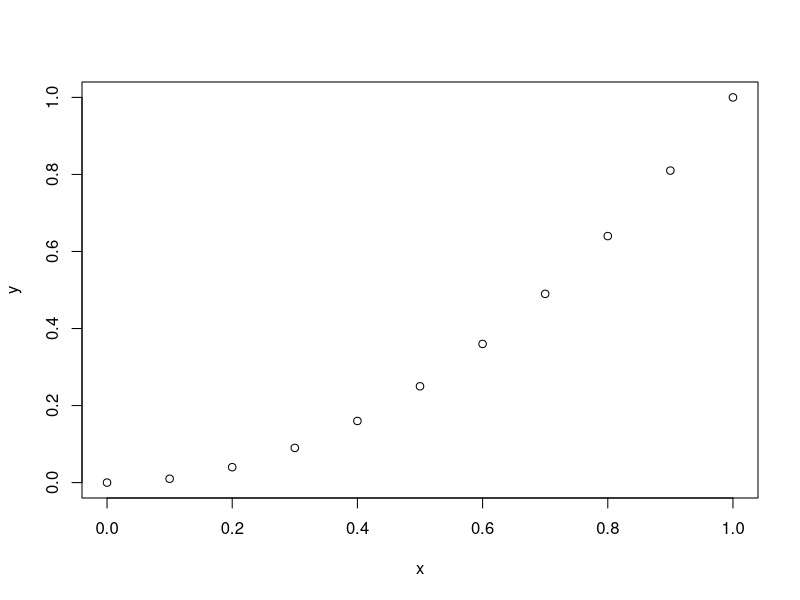
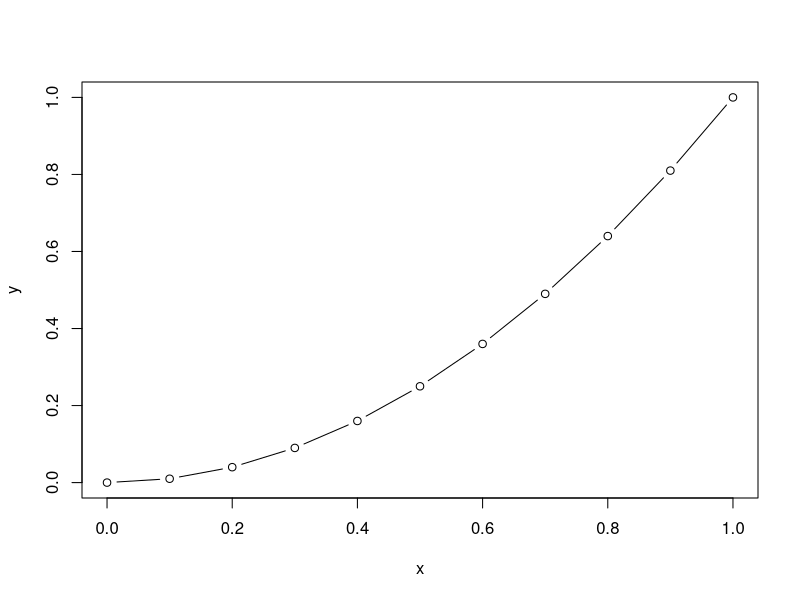
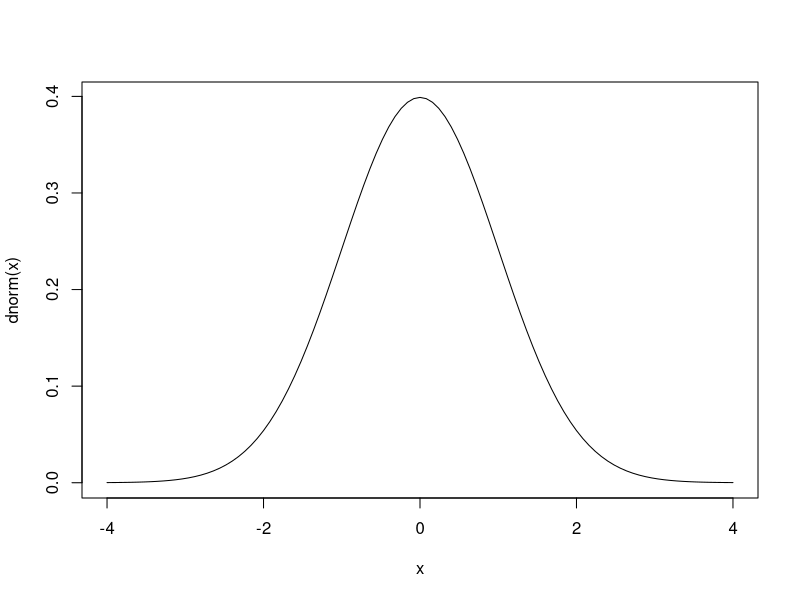
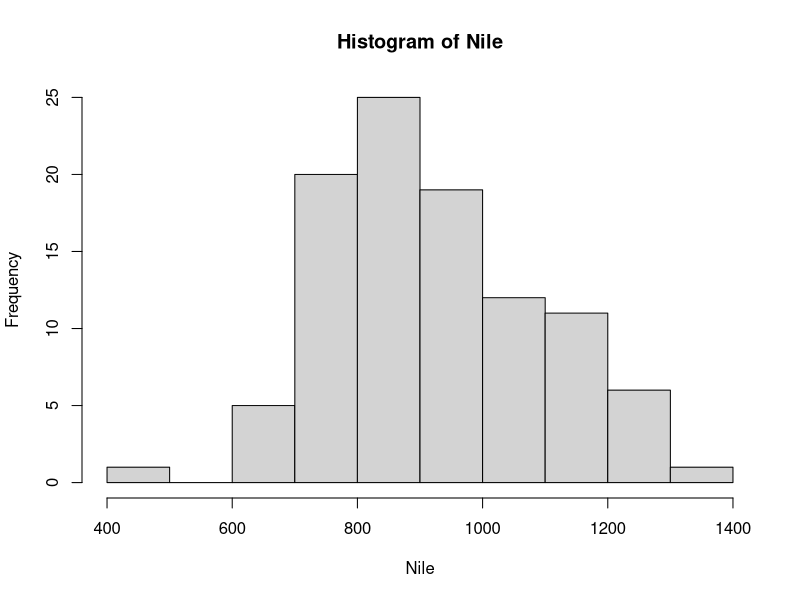
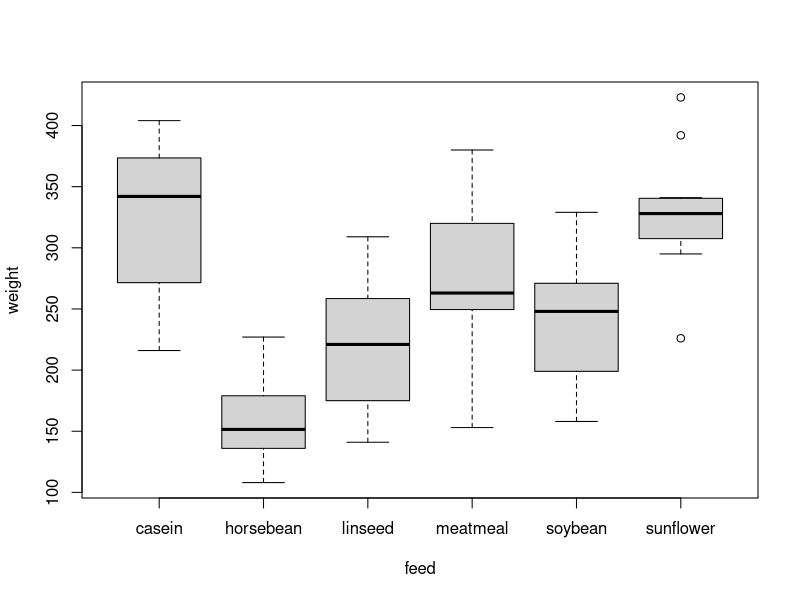
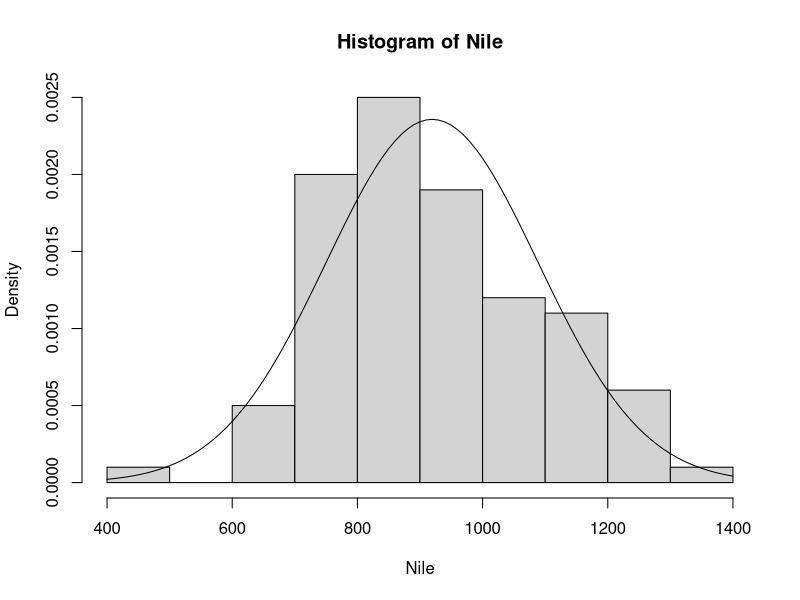
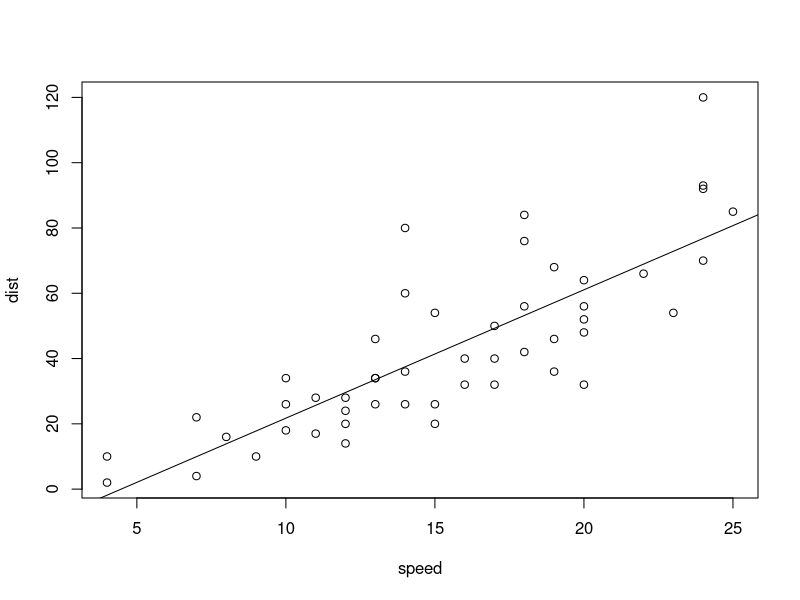
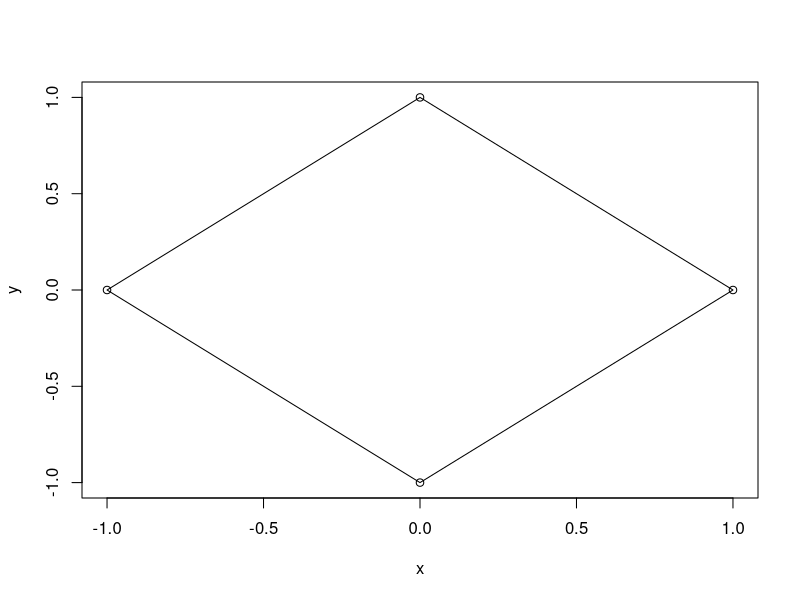

The R script that drew these images, in order:
## ---- chunk 1
knitr::opts_chunk$set(echo = TRUE)
## ---- chunk 2
x <- seq(0,1,0.1)
y <- x^2
plot(x, y)
## ---- chunk 3
x <- seq(0,1,0.1)
y <- x^2
plot(x, y, type = "b")
## ---- chunk 4
curve(dnorm, -4, 4)
## ---- chunk 5
print(Nile)
hist(Nile)
## ---- chunk 6
head(chickwts)
boxplot(weight ~ feed, data = chickwts)
## ---- chunk 7
mu.hat <- mean(Nile)
sigma.hat <- sd(Nile)
hist(Nile, freq = FALSE)
curve(dnorm(x, mean = mu.hat, sd = sigma.hat), add = TRUE)
## ---- chunk 8
head(cars)
fit <- lm(cars$dist ~ cars$speed)
print(fit)
plot(cars)
abline(coef = fit$coefficients)
## ---- chunk 9
x <- c(1, 0, -1, 0)
y <- c(0, 1, 0, -1)
plot(x,y)
polygon(x,y)
## ---- chunk 10
plot.new()  # Create an empty plot window, and add the parts manually
plot.window(xlim=c(-2,2), ylim=c(-2,2))
axis(1)
axis(2)
title(main="My title")
title(xlab="x-label")
title(ylab="y-label")
box()
rect(xleft = -1, ybottom = -1, xright = 1, ytop = 1, col="yellow", border = "red")
segments(x0 = -2, y0 = -2, x1 = 0, y1 = 2, col="green")
segments(x0 = 0, y0 = 2, x1 = 2, y1 = -2, col="green")
segments(x0 = -2, y0 = -2, x1 = 2, y1 = -2, col="green")
## ---- chunk 11
par(mfrow = c(1,2))
curve(dnorm(x), xlim = c(-3,3))
curve(pnorm(x), xlim = c(-3,3))
dev.off()
